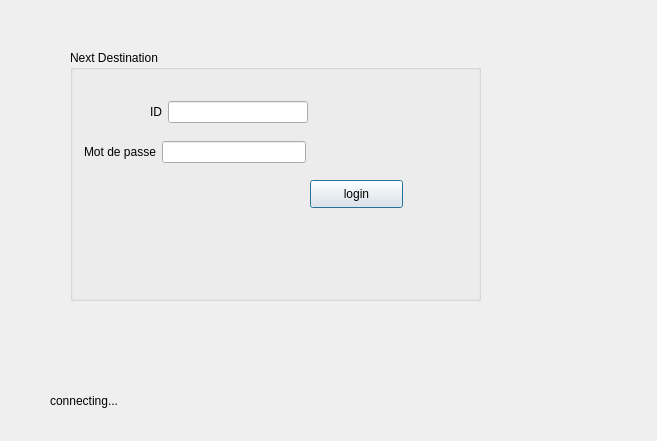
<?xml version="1.0" encoding="UTF-8"?>
<ui version="4.0">
 <class>loginf</class>
 <widget class="QDialog" name="loginf">
  <property name="geometry">
   <rect>
    <x>0</x>
    <y>0</y>
    <width>657</width>
    <height>441</height>
   </rect>
  </property>
  <property name="windowTitle">
   <string>Dialog</string>
  </property>
  <widget class="QGroupBox" name="groupBox">
   <property name="geometry">
    <rect>
     <x>70</x>
     <y>50</y>
     <width>411</width>
     <height>251</height>
    </rect>
   </property>
   <property name="title">
    <string>Next Destination</string>
   </property>
   <widget class="QPushButton" name="pushButton_login">
    <property name="geometry">
     <rect>
      <x>240</x>
      <y>130</y>
      <width>93</width>
      <height>28</height>
     </rect>
    </property>
    <property name="text">
     <string>login</string>
    </property>
   </widget>
   <widget class="QWidget" name="">
    <property name="geometry">
     <rect>
      <x>80</x>
      <y>50</y>
      <width>158</width>
      <height>24</height>
     </rect>
    </property>
    <layout class="QHBoxLayout" name="horizontalLayout">
     <item>
      <widget class="QLabel" name="label">
       <property name="text">
        <string>ID</string>
       </property>
      </widget>
     </item>
     <item>
      <widget class="QLineEdit" name="lineEdit_id"/>
     </item>
    </layout>
   </widget>
   <widget class="QWidget" name="">
    <property name="geometry">
     <rect>
      <x>14</x>
      <y>90</y>
      <width>222</width>
      <height>24</height>
     </rect>
    </property>
    <layout class="QHBoxLayout" name="horizontalLayout_2">
     <item>
      <widget class="QLabel" name="label_2">
       <property name="text">
        <string>Mot de passe</string>
       </property>
      </widget>
     </item>
     <item>
      <widget class="QLineEdit" name="lineEdit_mdp"/>
     </item>
    </layout>
   </widget>
  </widget>
  <widget class="QLabel" name="label_statut">
   <property name="geometry">
    <rect>
     <x>50</x>
     <y>390</y>
     <width>81</width>
     <height>21</height>
    </rect>
   </property>
   <property name="text">
    <string>connecting...</string>
   </property>
  </widget>
 </widget>
 <resources/>
 <connections/>
</ui>
